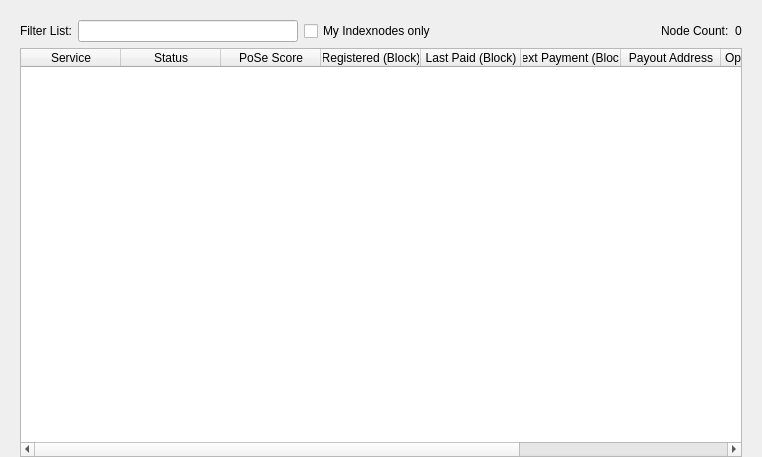
<?xml version="1.0" encoding="UTF-8"?>
<ui version="4.0">
 <class>MasternodeList</class>
 <widget class="QWidget" name="MasternodeList">
  <property name="geometry">
   <rect>
    <x>0</x>
    <y>0</y>
    <width>762</width>
    <height>457</height>
   </rect>
  </property>
  <property name="windowTitle">
   <string>Form</string>
  </property>
  <layout class="QVBoxLayout" name="topLayout">
   <property name="leftMargin">
    <number>20</number>
   </property>
   <property name="topMargin">
    <number>0</number>
   </property>
   <property name="rightMargin">
    <number>20</number>
   </property>
   <property name="bottomMargin">
    <number>0</number>
   </property>
   <item>
    <layout class="QVBoxLayout" name="verticalLayout">
     <property name="bottomMargin">
      <number>0</number>
     </property>
     <item>
      <spacer name="horizontalSpacer0">
       <property name="orientation">
        <enum>Qt::Horizontal</enum>
       </property>
       <property name="sizeHint" stdset="0">
        <size>
         <width>40</width>
         <height>20</height>
        </size>
       </property>
      </spacer>
     </item>
     <item>
      <layout class="QGridLayout" name="gridLayout_3">
       <item row="0" column="0">
        <layout class="QHBoxLayout" name="horizontalLayout_4">
         <property name="bottomMargin">
          <number>0</number>
         </property>
         <item>
          <widget class="QLabel" name="label_filter_2">
           <property name="text">
            <string>Filter List:</string>
           </property>
          </widget>
         </item>
         <item>
          <widget class="QLineEdit" name="filterLineEditDIP3">
           <property name="toolTip">
            <string>Filter indexnode list</string>
           </property>
          </widget>
         </item>
         <item>
          <widget class="QCheckBox" name="checkBoxMyMasternodesOnly">
           <property name="toolTip">
            <string>Show only indexnodes this wallet has keys for.</string>
           </property>
           <property name="text">
            <string>My Indexnodes only</string>
           </property>
          </widget>
         </item>
         <item>
          <spacer name="horizontalSpacer_4">
           <property name="orientation">
            <enum>Qt::Horizontal</enum>
           </property>
           <property name="sizeHint" stdset="0">
            <size>
             <width>10</width>
             <height>20</height>
            </size>
           </property>
          </spacer>
         </item>
         <item>
          <widget class="QLabel" name="label_count_2">
           <property name="text">
            <string>Node Count:</string>
           </property>
          </widget>
         </item>
         <item>
          <widget class="QLabel" name="countLabelDIP3">
           <property name="text">
            <string>0</string>
           </property>
          </widget>
         </item>
        </layout>
       </item>
       <item row="1" column="0">
        <widget class="QTableWidget" name="tableWidgetMasternodesDIP3">
         <property name="editTriggers">
          <set>QAbstractItemView::NoEditTriggers</set>
         </property>
         <property name="alternatingRowColors">
          <bool>true</bool>
         </property>
         <property name="selectionMode">
          <enum>QAbstractItemView::SingleSelection</enum>
         </property>
         <property name="selectionBehavior">
          <enum>QAbstractItemView::SelectRows</enum>
         </property>
         <property name="sortingEnabled">
          <bool>true</bool>
         </property>
         <attribute name="horizontalHeaderStretchLastSection">
          <bool>true</bool>
         </attribute>
         <column>
          <property name="text">
           <string>Service</string>
          </property>
         </column>
         <column>
          <property name="text">
           <string>Status</string>
          </property>
         </column>
         <column>
          <property name="text">
           <string>PoSe Score</string>
          </property>
         </column>
         <column>
          <property name="text">
           <string>Registered (Block)</string>
          </property>
         </column>
         <column>
          <property name="text">
           <string>Last Paid (Block)</string>
          </property>
         </column>
         <column>
          <property name="text">
           <string>Next Payment (Block)</string>
          </property>
         </column>
         <column>
          <property name="text">
           <string>Payout Address</string>
          </property>
         </column>
         <column>
          <property name="text">
           <string>Operator Reward</string>
          </property>
         </column>
         <column>
          <property name="text">
           <string>Collateral Address</string>
          </property>
         </column>
         <column>
          <property name="text">
           <string>Owner Address</string>
          </property>
         </column>
        </widget>
       </item>
      </layout>
     </item>
    </layout>
   </item>
  </layout>
 </widget>
 <resources/>
 <connections/>
</ui>
